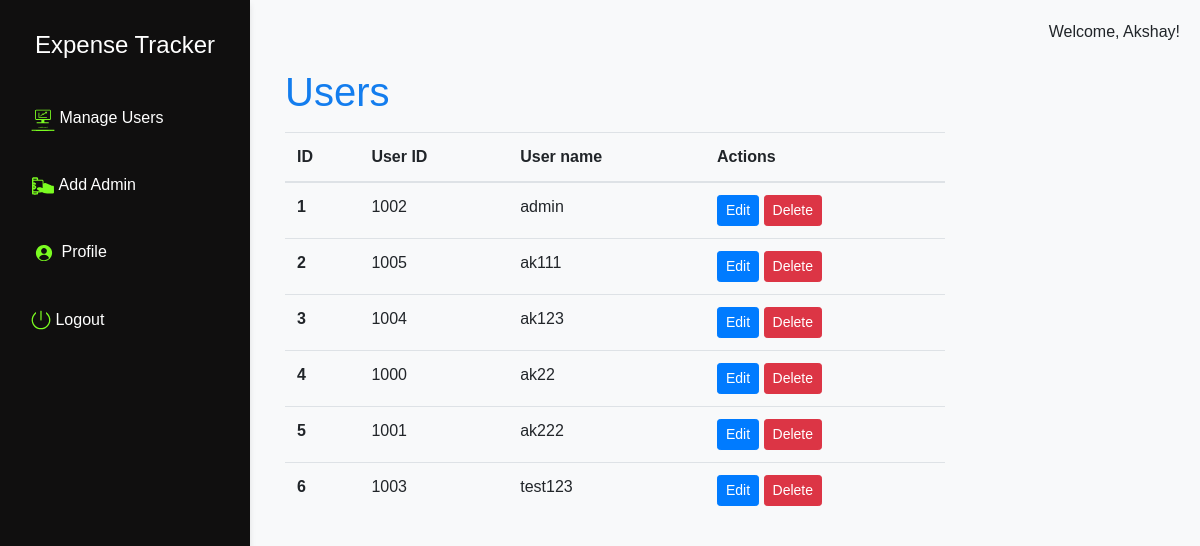
The app's page /admindashboard (signed in), older data.
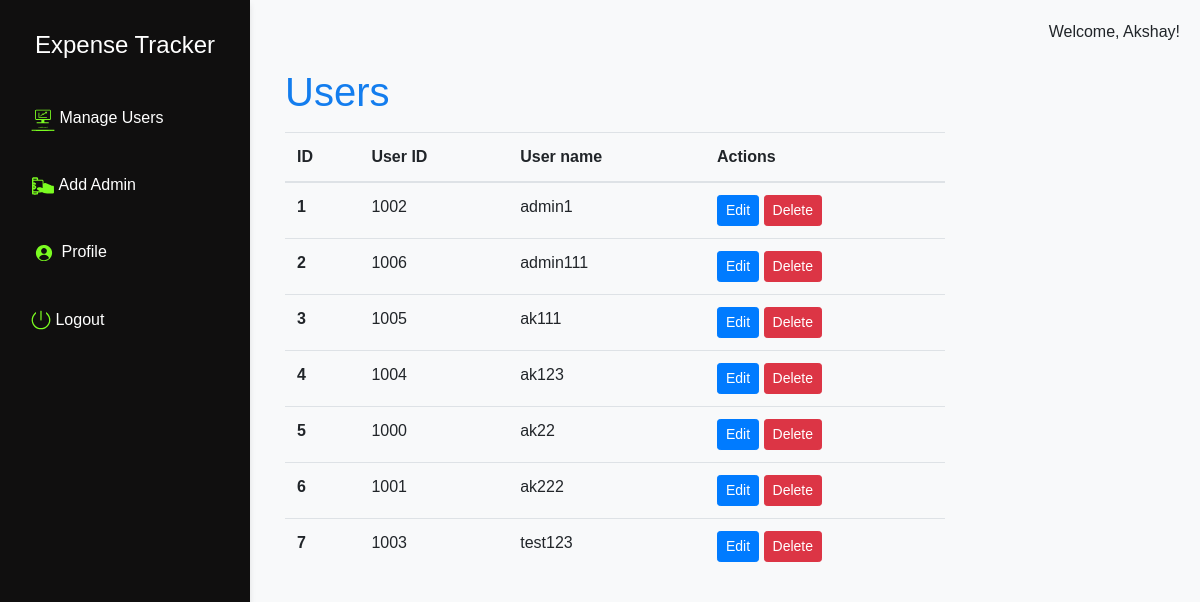
The same page, newer data.
### tables this page shows
CREATE TABLE users
                 (id INTEGER PRIMARY KEY,email TEXT,username TEXT UNIQUE,firstname TEXT,lastname TEXT,phone TEXT, password TEXT, role TEXT);

### app.py (the view)
@app.route('/admindashboard', methods=['GET', 'POST'])
def admindashboard():
    if 'username' in session:
        conn = sqlite3.connect('expense_tracker.db')
        cur = conn.cursor()
        cur.execute("SELECT  id,username FROM users")
        users = cur.fetchall()
        conn.close()
        response = make_response(render_template('admindashboard.html', username=session['username'],users=users))
        response.headers['Cache-Control'] = 'no-cache, no-store, must-revalidate'
        response.headers['Pragma'] = 'no-cache'
        response.headers['Expires'] = '0'
        return response
    return redirect(url_for('login'))

### templates/admindashboard.html (shortened to what this page needs)
<!DOCTYPE html>
<html lang="en">
<head>
    <link rel="stylesheet" href="https://maxcdn.bootstrapcdn.com/bootstrap/4.0.0/css/bootstrap.min.css">
    <link rel="stylesheet" href="/static/style.css">
</head>
<body>
    <div class="nav-side-menu">
        <div class="brand">Expense Tracker</div>
        <ul class="nav flex-column">
            <li class="nav-item">
                <a class="nav-link" href="/admindashboard">
                    <img src="{{url_for('static', filename='icons/dashboard.svg')}}" alt="Dashboard Icon" width="24" height="24">   Manage Users</a>
            </li>
            <li class="nav-item">
                <a class="nav-link" href="#" onclick="loadPage('/addadmin')"><img src="{{url_for('static', filename='icons/transactions.svg')}}" alt="Expense Icon" width="24" height="24">  Add Admin</a>
            </li>
            <li class="nav-item">
                <a class="nav-link" href="#" onclick="loadPage('/adminprofile')"><img src="{{url_for('static', filename='icons/profile1.svg')}}" alt="Dashboard Icon" width="26" height="26">    Profile</a>
            </li>
            <li class="nav-item">
                <a class="nav-link" href="/logout"><img src="{{url_for('static', filename='icons/logout.svg')}}" alt="Dashboard Icon" width="20" height="20">   Logout</a>
            </li>
        </ul>
    </div>
    <div class="content">
        <div class="welcome">
            Welcome, {{ username }}!
        </div>
        <div class="content-area">
            <div class="container mt-5">
                <h1 style="color: #137dee;">Users</h1>
                <div class="row">
                    <div class="col">
                        <table class="table">
                            <thead>
                                <tr>
                                    <th scope="col">ID</th>
                                    <th scope="col">User ID</th>
                                    <th scope="col">User name</th>
                                    <th scope="col">Actions</th>
                                </tr>
                            </thead>
                            <tbody>
                                {% for user in users %}
                            <tr>
                                <th scope="row">{{ loop.index }}</th>
                                <td>{{ user[0] }}</td>
                                <td>{{ user[1] }}</td>
                                <td>
                                    <a href="#" class="btn btn-sm btn-primary" onclick="loadPage('/edit/{{ user[0] }}')">Edit</a>
                                    <form action="#" method="post" style="display: inline;" onclick="loadPage('/delete/{{ user[0]}}')" onsubmit="return confirm('Are you sure you want to delete this expense?');">
                                        <input type="submit" value="Delete" class="btn btn-sm btn-danger">
                                    </form>
                                </td>
                            </tr>
                                  {% endfor %}
                            </tbody>
                        </table>
                    </div>
                </div>
            </div>
        </div>
    </div>
</body>
</html>

Row changes from the older to the newer data that the page shows:
changed users id 1002: username "admin" → "admin1"
added users: id "1006", username "admin111"
